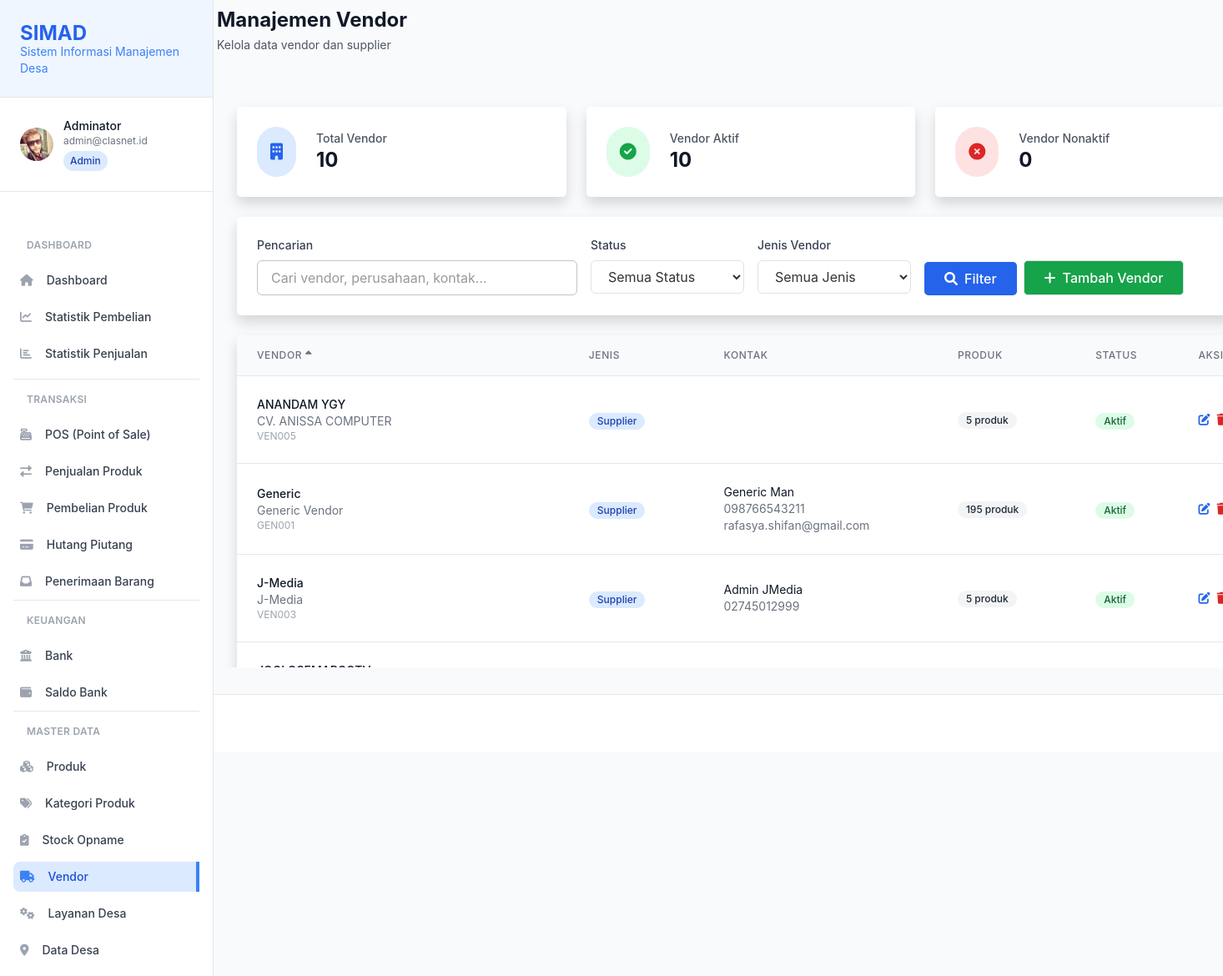
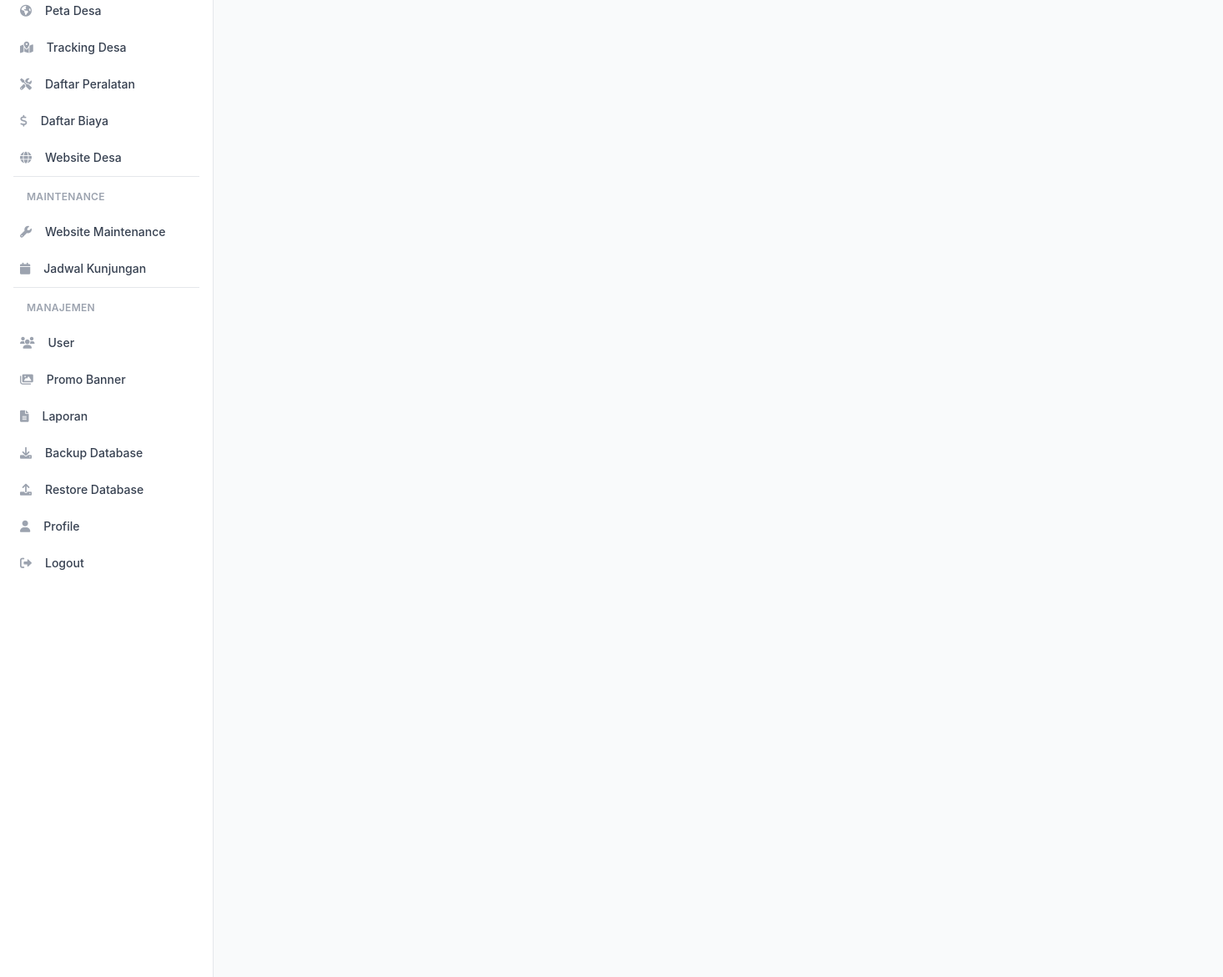
The app's page /vendor.php (signed in) with its own data (2 pictures, top to bottom).
### tables this page shows
CREATE TABLE `users` (
  `id` int(11) NOT NULL,
  `username` varchar(50) NOT NULL,
  `email` varchar(100) NOT NULL,
  `password` varchar(255) NOT NULL,
  `nama_lengkap` varchar(100) NOT NULL,
  `role` enum('admin','akunting','supervisor','teknisi','programmer','sales','finance') NOT NULL,
  `no_hp` varchar(20) DEFAULT NULL,
  `foto_profil` varchar(255) DEFAULT NULL,
  `status` enum('aktif','nonaktif') DEFAULT 'aktif',
  `created_at` timestamp NOT NULL DEFAULT current_timestamp(),
  `updated_at` timestamp NOT NULL DEFAULT current_timestamp() ON UPDATE current_timestamp(),
  `last_login` timestamp NULL DEFAULT NULL
);

CREATE TABLE `vendor` (
  `id` int(11) NOT NULL,
  `kode_vendor` varchar(20) NOT NULL,
  `nama_vendor` varchar(100) NOT NULL,
  `nama_perusahaan` varchar(150) DEFAULT NULL,
  `alamat` text DEFAULT NULL,
  `kota` varchar(50) DEFAULT NULL,
  `provinsi` varchar(50) DEFAULT NULL,
  `kode_pos` varchar(10) DEFAULT NULL,
  `nama_kontak` varchar(100) DEFAULT NULL,
  `no_hp` varchar(20) DEFAULT NULL,
  `email` varchar(100) DEFAULT NULL,
  `website` varchar(100) DEFAULT NULL,
  `jenis_vendor` enum('supplier','distributor','manufacturer','reseller') DEFAULT 'supplier',
  `kategori_produk` varchar(100) DEFAULT NULL,
  `rating` decimal(3,2) DEFAULT 0.00,
  `status` enum('aktif','nonaktif') DEFAULT 'aktif',
  `catatan` text DEFAULT NULL,
  `created_at` timestamp NOT NULL DEFAULT current_timestamp(),
  `updated_at` timestamp NOT NULL DEFAULT current_timestamp() ON UPDATE current_timestamp()
);

### vendor.php (the view, shortened to what the rows shown need)
<?php
require_once 'config/database.php';
require_once 'config/auth.php';
$db = new Database();
$conn = $db->getConnection();
$sort = isset($_GET['sort']) ? $_GET['sort'] : 'nama_vendor';
$order = isset($_GET['order']) ? $_GET['order'] : 'ASC';
$where_conditions = [];
$where_clause = !empty($where_conditions) ? 'WHERE ' . implode(' AND ', $where_conditions) : '';
$query = "
    SELECT v.*,
           COUNT(p.id) as total_produk
    FROM vendor v
    LEFT JOIN produk p ON v.id = p.vendor_id
    $where_clause
    GROUP BY v.id
    ORDER BY v.$sort $order
";
$stmt = $conn->prepare($query);
$stmt->execute();
$vendors = $stmt->fetchAll(PDO::FETCH_ASSOC);
require_once 'layouts/header.php';
?>
<div class="mb-8">
    <div class="flex flex-col sm:flex-row sm:items-center sm:justify-between">
        <div>
            <h1 class="text-2xl font-bold text-gray-900">Manajemen Vendor</h1>
        </div>
    </div>
</div>
<div class="max-w-7xl ml-0 px-4 sm:px-6 lg:px-8 py-8">
                <div class="bg-white rounded-lg shadow overflow-hidden">
                    <div class="overflow-x-auto">
                        <table class="min-w-full divide-y divide-gray-200">
                            <thead class="bg-gray-50">
                                <tr>
                                    <th class="px-6 py-3 text-left text-xs font-medium text-gray-500 uppercase tracking-wider">
                                        <a href="?<?= http_build_query(array_merge($_GET, ['sort' => 'nama_vendor', 'order' => $sort == 'nama_vendor' && $order == 'ASC' ? 'DESC' : 'ASC'])) ?>" class="flex items-center">
                                            Vendor
                                            <?php if ($sort == 'nama_vendor'): ?>
                                                <i class="fas fa-sort-<?= $order == 'ASC' ? 'up' : 'down' ?> ml-1"></i>
                                            <?php endif; ?>
                                        </a>
                                    </th>
                                    <th class="px-6 py-3 text-left text-xs font-medium text-gray-500 uppercase tracking-wider">
                                        <a href="?<?= http_build_query(array_merge($_GET, ['sort' => 'jenis_vendor', 'order' => $sort == 'jenis_vendor' && $order == 'ASC' ? 'DESC' : 'ASC'])) ?>" class="flex items-center">
                                            Jenis
                                        </a>
                                    </th>
                                    <th class="px-6 py-3 text-left text-xs font-medium text-gray-500 uppercase tracking-wider">Kontak</th>
                                    <th class="px-6 py-3 text-left text-xs font-medium text-gray-500 uppercase tracking-wider">Produk</th>
                                    <th class="px-6 py-3 text-left text-xs font-medium text-gray-500 uppercase tracking-wider">
                                        <a href="?<?= http_build_query(array_merge($_GET, ['sort' => 'status', 'order' => $sort == 'status' && $order == 'ASC' ? 'DESC' : 'ASC'])) ?>" class="flex items-center">
                                            Status
                                        </a>
                                    </th>
                                    <th class="px-6 py-3 text-left text-xs font-medium text-gray-500 uppercase tracking-wider">Aksi</th>
                                </tr>
                            </thead>
                            <tbody class="bg-white divide-y divide-gray-200">
                                <?php foreach ($vendors as $vendor): ?>
                                <tr class="hover:bg-gray-50">
                                    <td class="px-6 py-4 whitespace-nowrap">
                                        <div>
                                            <div class="text-sm font-medium text-gray-900"><?= htmlspecialchars($vendor['nama_vendor']) ?></div>
                                            <div class="text-sm text-gray-500"><?= htmlspecialchars($vendor['nama_perusahaan']) ?></div>
                                            <div class="text-xs text-gray-400"><?= htmlspecialchars($vendor['kode_vendor']) ?></div>
                                        </div>
                                    </td>
                                    <td class="px-6 py-4 whitespace-nowrap">
                                        <span class="inline-flex items-center px-2.5 py-0.5 rounded-full text-xs font-medium
                                            <?php
                                            switch($vendor['jenis_vendor']) {
                                                case 'supplier': echo 'bg-blue-100 text-blue-800'; break;
                                                case 'distributor': echo 'bg-green-100 text-green-800'; break;
                                                case 'reseller': echo 'bg-yellow-100 text-yellow-800'; break;
                                            }
                                            ?>">
                                            <?= ucfirst($vendor['jenis_vendor']) ?>
                                        </span>
                                    </td>
                                    <td class="px-6 py-4 whitespace-nowrap text-sm text-gray-900">
                                        <div><?= htmlspecialchars($vendor['nama_kontak'] ?? '') ?></div>
                                        <div class="text-gray-500"><?= htmlspecialchars($vendor['no_hp'] ?? '') ?></div>
                                        <div class="text-gray-500"><?= htmlspecialchars($vendor['email'] ?? '') ?></div>
                                    </td>
                                    <td class="px-6 py-4 whitespace-nowrap text-sm text-gray-900">
                                        <span class="inline-flex items-center px-2.5 py-0.5 rounded-full text-xs font-medium bg-gray-100 text-gray-800">
                                            <?= $vendor['total_produk'] ?> produk
                                        </span>
                                    </td>
                                    <td class="px-6 py-4 whitespace-nowrap">
                                        <span class="inline-flex items-center px-2.5 py-0.5 rounded-full text-xs font-medium
                                            <?= $vendor['status'] == 'aktif' ? 'bg-green-100 text-green-800' : 'bg-red-100 text-red-800' ?>">
                                            <?= ucfirst($vendor['status']) ?>
                                        </span>
                                    </td>
                                    <td class="px-6 py-4 whitespace-nowrap text-sm font-medium">
                                        <div class="flex space-x-2">
                                            <a href="vendor-add.php?id=<?= $vendor['id'] ?>" class="text-blue-600 hover:text-blue-900">
                                                <i class="fas fa-edit"></i>
                                            </a>
                                            <a href="?action=delete&id=<?= $vendor['id'] ?>"
                                               onclick="return confirm('Apakah Anda yakin ingin menghapus vendor ini?')"
                                               class="text-red-600 hover:text-red-900">
                                                <i class="fas fa-trash"></i>
                                            </a>
                                        </div>
                                    </td>
                                </tr>
                                <?php endforeach; ?>
                            </tbody>
                        </table>
                    </div>
                </div>
            </main>
        </div>
<?php require_once 'layouts/footer.php'; ?>

### layouts/header.php (shortened to what the rows shown need)
<?php
if (class_exists('AuthStatic') && AuthStatic::isLoggedIn()) {
    $user = AuthStatic::getCurrentUser();
}
?>
<!DOCTYPE html>
<html lang="id" class="h-full bg-gray-50">
<head>
    <link href="https://cdn.jsdelivr.net/npm/bootstrap@4.6.2/dist/css/bootstrap.min.css" rel="stylesheet">
    <script src="https://cdn.tailwindcss.com"></script>
    <link href="https://cdnjs.cloudflare.com/ajax/libs/font-awesome/6.0.0/css/all.min.css" rel="stylesheet">
    <link href="css/pwa-mobile.css?v=<?php echo time(); ?>" rel="stylesheet">
    <link href="https://cdn.jsdelivr.net/npm/select2@4.1.0-rc.0/dist/css/select2.min.css" rel="stylesheet" />
</head>
<body class="h-full bg-gray-50">
    <aside id="sidebar" class="fixed top-0 left-0 z-20 flex flex-col flex-shrink-0 hidden w-64 h-full font-normal duration-75 lg:flex transition-width" aria-label="Sidebar">
        <div class="relative flex-1 flex flex-col min-h-0 border-r border-gray-200 bg-white">
            <div class="px-4 py-4 border-b border-gray-200 bg-white">
                <div class="flex items-center space-x-3">
                    <div class="flex-1 min-w-0">
                        <p class="text-sm font-medium text-gray-900 truncate">
                            <?php echo htmlspecialchars($user['nama_lengkap'] ?? 'User'); ?>
                        </p>
                        <p class="text-xs text-gray-500 truncate">
                            <?php echo htmlspecialchars($user['email'] ?? ''); ?>
                        </p>
                        <span class="inline-flex items-center px-2 py-1 rounded-full text-xs font-medium bg-blue-100 text-blue-800 mt-1">
                            <?php echo ucfirst($user['role'] ?? 'user'); ?>
                        </span>
                    </div>
                </div>
            </div>
        </div>
    </aside>
    <div id="main-content" class="h-full w-full bg-gray-50 relative lg:ml-64 overflow-x-hidden">
        <main class="pt-2 px-1 sm:px-2 max-w-full">

### records on screen
users: nama_lengkap "Adminator", email "admin@clasnet.id", role "Admin"
vendor: nama_vendor "ANANDAM YGY", nama_perusahaan "CV. ANISSA COMPUTER", kode_vendor "VEN005", jenis_vendor "Supplier", total_produk "5", status "Aktif"
vendor: nama_vendor "Generic", nama_perusahaan "Generic Vendor", kode_vendor "GEN001", jenis_vendor "Supplier", nama_kontak "Generic Man", no_hp "098766543211", email "rafasya.shifan@gmail.com", total_produk "195", status "Aktif"
vendor: nama_vendor "J-Media", nama_perusahaan "J-Media", kode_vendor "VEN003", jenis_vendor "Supplier", nama_kontak "Admin JMedia", no_hp "02745012999", total_produk "5", status "Aktif"

### other values on screen
$stats['total_vendor'] "10"
$stats['vendor_aktif'] "10"
$stats['vendor_nonaktif'] "0"
